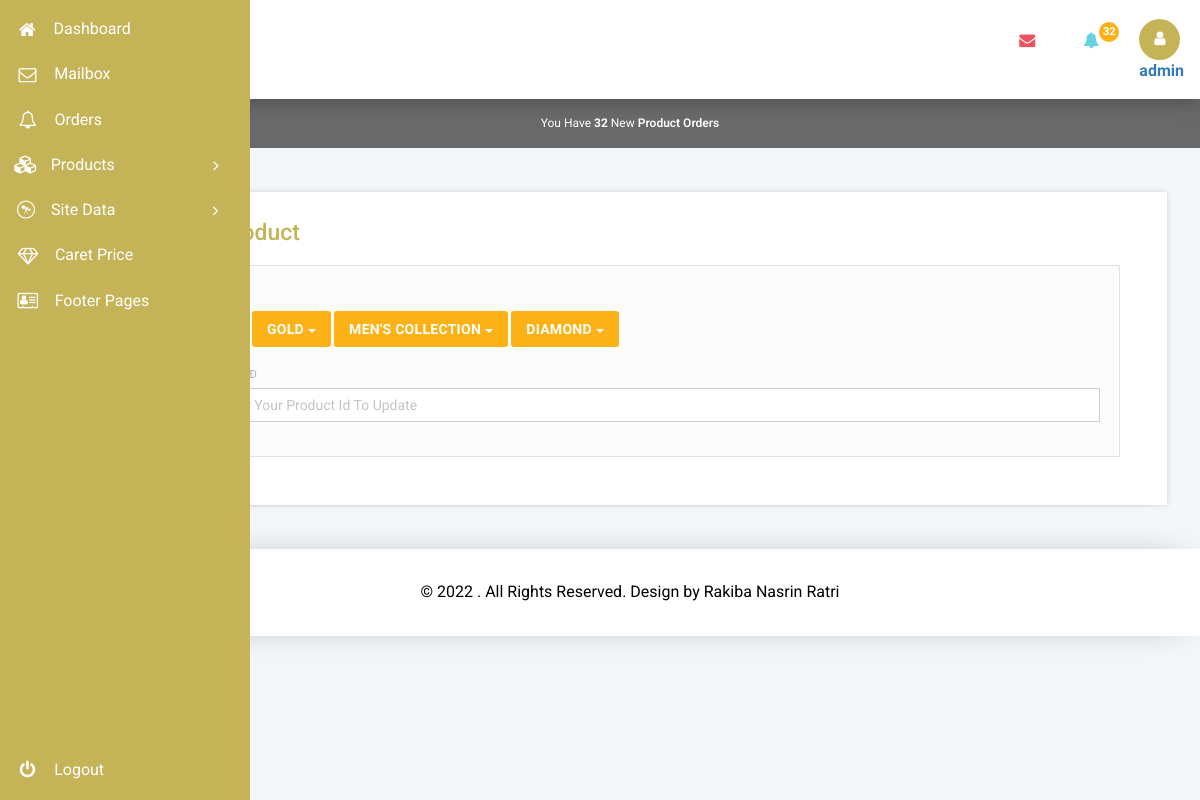
Page /admin/update-product.php (signed in) on the committed database.
### tables this page shows
CREATE TABLE IF NOT EXISTS `procat` (
  `id` int(11) NOT NULL AUTO_INCREMENT,
  `main` varchar(90) NOT NULL,
  `main_bn` varchar(900) DEFAULT NULL,
  `sub` varchar(90) NOT NULL,
  `header` varchar(900) NOT NULL,
  `position` int(11) NOT NULL,
  PRIMARY KEY (`id`)
);

### admin/includes/functions.php (called while the page is built, shortened)
<?php
	function get_menu($extra_sql=true) {
		return get_some_data("procat", $extra_sql." GROUP BY main ORDER BY position ASC", "id,main,position");
	}
	function get_orders($extra_sql=true) {
		return get_some_data("p_order", $extra_sql);
	}
	function get_some_data($tablename, $condition, $needed_index='*') {
		global $conn;
		$get = "SELECT ".$needed_index." FROM ".$tablename." ";
		$get.= "WHERE ".$condition;
		$result = $conn->query($get);
		return $result;
	}

### admin/update-product.php (the view, shortened to what this page needs)
<?php
	include "../doc/includes/config.php";
	require_once "includes/functions.php";
?>
<?php include "includes/header.php"; ?>
<div class="main-grid">
	<div class="panel panel-widget agile-validation">
		<div class="row my-div">
			<div class="col-md-12 my-div-heading"><h2>Update Product</h2></div>
			<div class="col-md-12">
				<form enctype="multipart/form-data" method="post" action="" class="valida" autocomplete="on" novalidate="novalidate">
					<div class="well" id="product-query">
						<label for="field-1">Select Category</label>
						<div class="form-group selection-buttons">
						<?php
							$result_main = get_menu();
							while($row_main = $result_main->fetch_array()) {
						?>
							<div class="dropdown">
								<button class="btn btn-danger dropdown-toggle" type="button" data-toggle="dropdown">
									<?= htmlspecialchars($row_main['main']) ?>
									<span class="caret"></span>
								</button>
							</div>
						<?php
							}
						?>
						</div>
						<div class="form-group">
							<label for="field-3">Or, Enter Product ID</label>
							<input type="text" name="pid" id="field-1-id" class="form-control" placeholder="Please Enter Your Product Id To Update" onkeyup="getProduct(this.value)">
						</div>
					</div>
				</form>
			</div>
		</div>
	</div>
</div>
<?php
	include "includes/footer.php";
?>

### admin/includes/header.php (shortened to what this page needs)
<?php
	$userinfo	= $conn->query("SELECT * FROM admins where Token = '".$conn->real_escape_string($_COOKIE['user'])."'");
	if($userinfo->num_rows  == 1) {
		$list_row	= $userinfo->fetch_array();
		$check_username = $list_row['username'];
	} else {
		setcookie("user", null, time() - 3600, "/");
		exit(header('Location: login.php?emsg='.urlencode("Invalid token or user deleted !")));
	}
?>
<!DOCTYPE html>
<head>
	<link rel="stylesheet" href="css/_ds_adm_boot.css">
	<link href="css/_ds_adm_design.css" rel='stylesheet' type='text/css' />
	<link rel="stylesheet" href="css/_ds_font_aws.css" type="text/css"/>
	<link rel="stylesheet" href="css/_ds_admmorris.css">
	<link href="css/_ds_file_input.css" media="all" rel="stylesheet" type="text/css"/>
	<link rel="stylesheet" href="css/_ds_note_summer.css">
</head>
<body class="dashboard-page">
	<nav class="main-menu">
		<ul>
			<li>
				<a href="index.php">
					<i class="fa fa-home nav_icon"></i>
					<span class="nav-text">Dashboard</span>
				</a>
			</li>
			<li>
				<a href="site-data.php?dt=msg">
					<i class="fa fa-envelope-o nav_icon"></i>
					<span class="nav-text">Mailbox</span>
				</a>
			</li>
			<li>
				<a href="site-data.php?dt=odr">
					<i class="fa fa-bell-o nav_icon"></i>
					<span class="nav-text">Orders</span>
				</a>
			</li>
			<li class="has-subnav">
				<a href="javascript:void(0);">
					<i class="fa fa-cubes nav_icon"></i><span class="nav-text">Products</span>
					<i class="icon-angle-right"></i><i class="icon-angle-down"></i>
				</a>
			</li>
			<li>
				<a href="javascript:void(0)">
					<i class="fa fa-wpexplorer nav-icon"></i>
					<span class="nav-text">Site Data</span>
					<i class="icon-angle-right"></i><i class="icon-angle-down"></i>
				</a>
			</li>
			<li>
				<a href="update-site-settings.php?ref=caret">
					<i class="fa fa-diamond nav_icon"></i>
					<span class="nav-text">Caret Price</span>
				</a>
			</li>
			<li>
				<a href="inner-pages.php">
					<i class="fa fa-address-card-o nav-icon"></i>
					<span class="nav-text">Footer Pages</span>
				</a>
			</li>
		</ul>
		<ul class="logout">
			<li>
				<a href="?logout">
					<i class="icon-off nav-icon"></i>
					<span class="nav-text">Logout</span>
				</a>
			</li>
		</ul>
	</nav>
	<section class="wrapper scrollable">
		<nav class="user-menu">
		</nav>
		<section class="title-bar">
			<div class="logo"><h1><a href="index.php"><img src="../images/logo.png" alt="" /></a></h1></div>
			<div class="header-right">
				<div class="profile_details_left">
					<div class="header-right-left">
						<ul class="nofitications-dropdown">
							<li class="dropdown head-dpdn">
							<?php
								$unread_message = get_messages("admin_read='0'");
								$unread_message_count	= $unread_message->num_rows;
							?>
								<a href="#" class="dropdown-toggle" data-toggle="dropdown"><i class="fa fa-envelope"></i><?php if($unread_message_count != 0){ ?><span class="badge"><?php echo $unread_message_count; ?></span><?php } ?></a>
							</li>
							<li class="dropdown head-dpdn">
							<?php
								$unread_order = get_orders("admin_read='0'");
								$unread_order_count	= $unread_order->num_rows;
							?>
								<a href="#" class="dropdown-toggle" data-toggle="dropdown" aria-expanded="false"><i class="fa fa-bell"></i><?php if($unread_order_count != 0){ ?><span class="badge blue"><?php echo $unread_order_count; ?></span><?php } ?></a>
							</li>
							<div class="clearfix"> </div>
						</ul>
					</div>
					<div class="profile_details">
						<ul>
							<li class="dropdown profile_details_drop">
								<a href="#" class="dropdown-toggle" data-toggle="dropdown" aria-expanded="false">
									<div class="profile_img">
										<span class="prfil-img"><i class="fa fa-user" aria-hidden="true"></i></span>
										<b><?= $check_username; ?></b>
									</div>
								</a>
							</li>
						</ul>
					</div>
					<div class="clearfix"></div>
				</div>
			</div>
			<div class="clearfix"></div>
		</section>
	<?php if($unread_order_count > 0 || $unread_message_count >0){ ?>
		<div class="alert alert-danger notification text-center">
		<?php if($unread_order_count > 0){ ?>
			You Have <strong><?php echo $unread_order_count; ?></strong> New <a href="site-data.php?dt=odr" class="alert-link"> Product Orders</a>
		<?php } ?>
		</div>
	<?php } ?>

### rows in the picture
procat: main "GOLD"
procat: main "MEN'S COLLECTION"
procat: main "DIAMOND"

### other values in the picture
$unread_order_count "32"
$check_username "admin"
